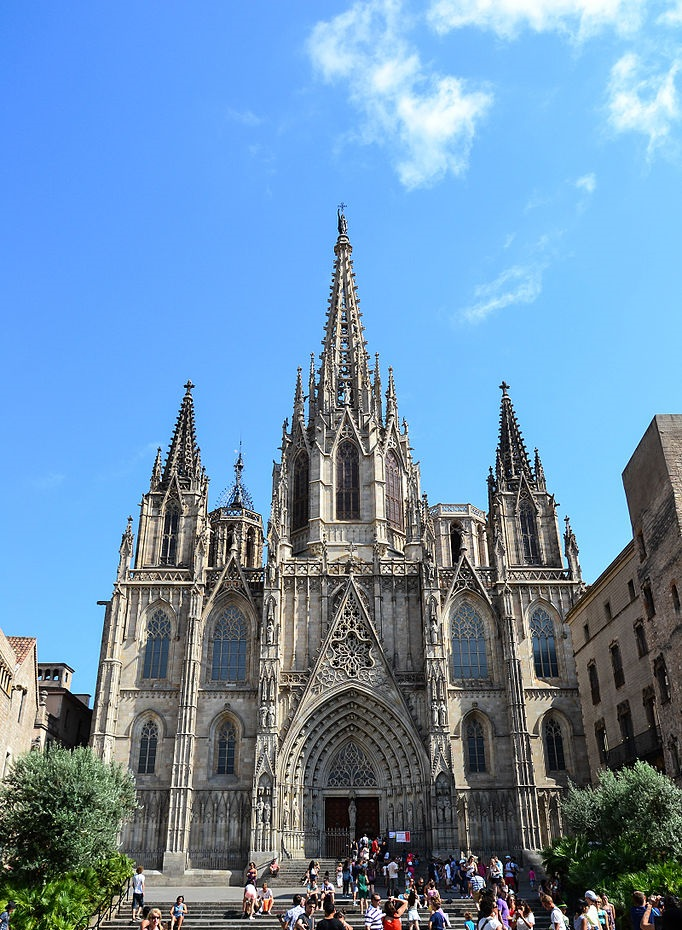
//> input picture src/ImageAlignment/images/cathedral.jpg, 682 x 930 px
$ ./image_alignment   (built with g++ and OpenCV 4)
//> lines starting //> are read from the running program, lines starting //| are printed output that depends on the picture
/**
 * OpenCV Image Alignment  Example
 *
 * Copyright 2015 by Satya Mallick <spmallick@learnopencv.com>
 *
 */

#include "opencv2/opencv.hpp"

using namespace cv;
using namespace std;

Mat GetGradient(Mat src_gray)
{
	Mat grad_x, grad_y;
	Mat abs_grad_x, abs_grad_y;

	int scale = 1;
	int delta = 0;
	int ddepth = CV_32FC1; ;

    // Calculate the x and y gradients using Sobel operator

	Sobel( src_gray, grad_x, ddepth, 1, 0, 3, scale, delta, BORDER_DEFAULT );
	convertScaleAbs( grad_x, abs_grad_x );

	Sobel( src_gray, grad_y, ddepth, 0, 1, 3, scale, delta, BORDER_DEFAULT );
	convertScaleAbs( grad_y, abs_grad_y );

    // Combine the two gradients
    Mat grad;
	addWeighted( abs_grad_x, 0.5, abs_grad_y, 0.5, 0, grad );

	return grad;

}


int main( int argc, char** argv )
{

	// Read 8-bit color image.
    // This is an image in which the three channels are
    // concatenated vertically.
	Mat im =  imread("./src/ImageAlignment/images/cathedral.jpg", IMREAD_GRAYSCALE);
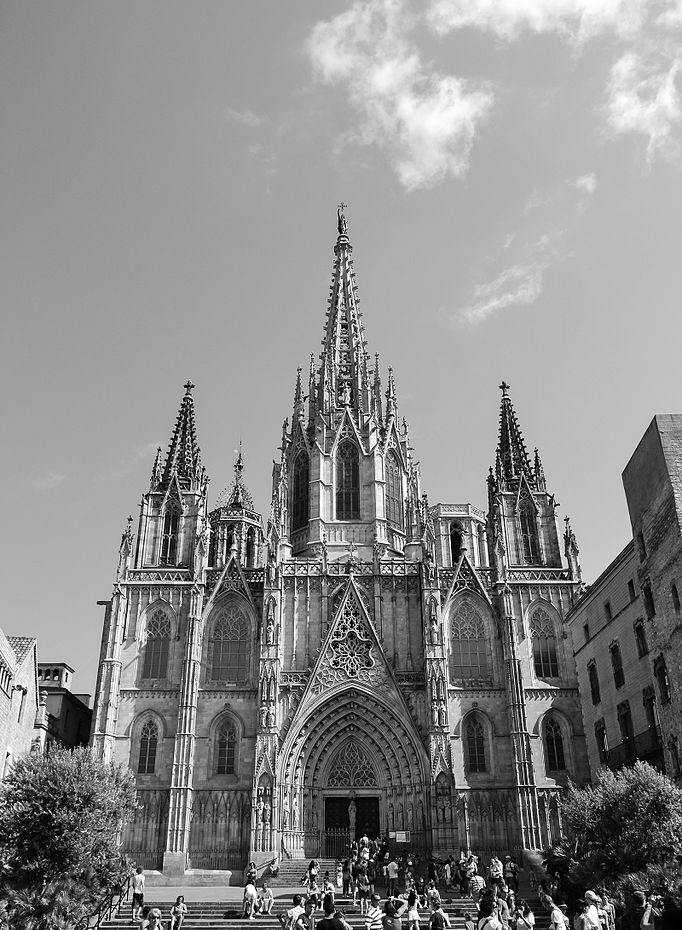
//> im: 930 rows x 682 cols, CV_8UC1; min 0, max 255, mean 136.9

    // Find the width and height of the color image
    Size sz = im.size();
//> sz = Size(682, 930)
    int height = sz.height / 3;
//> height = 310
	int width = sz.width;
//> width = 682

    // Extract the three channels from the gray scale image
	vector<Mat>channels;
	channels.push_back(im( Rect(0, 0,         width, height)));
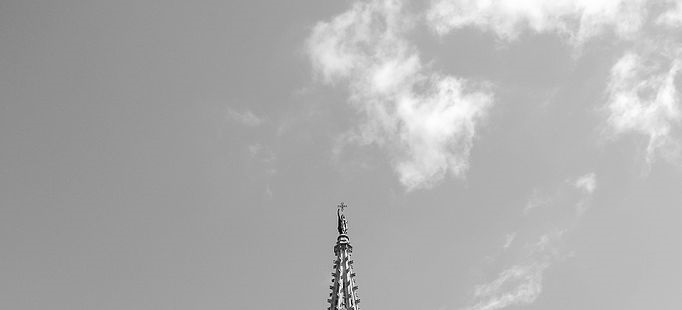
//> channels[0]: 310 rows x 682 cols, CV_8UC1; min 0, max 255, mean 173.7
	channels.push_back(im( Rect(0, height,    width, height)));
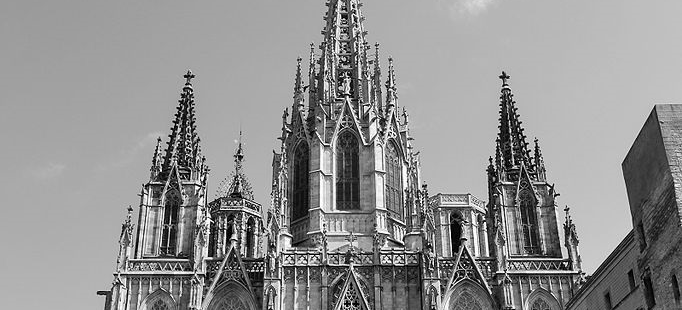
//> channels[1]: 310 rows x 682 cols, CV_8UC1; min 0, max 255, mean 144.6
	channels.push_back(im( Rect(0, 2*height,  width, height)));
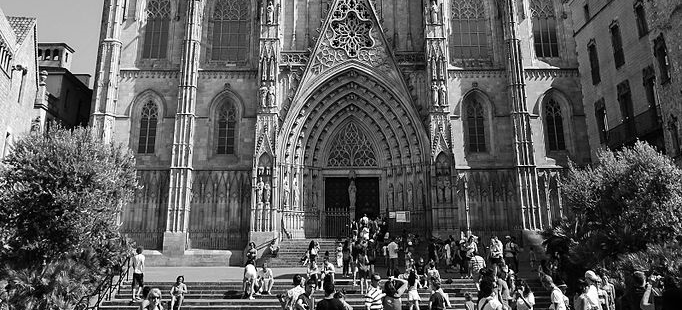
//> channels[2]: 310 rows x 682 cols, CV_8UC1; min 0, max 255, mean 92.5

    // Merge the three channels into one color image
	Mat im_color;
	merge(channels,im_color);
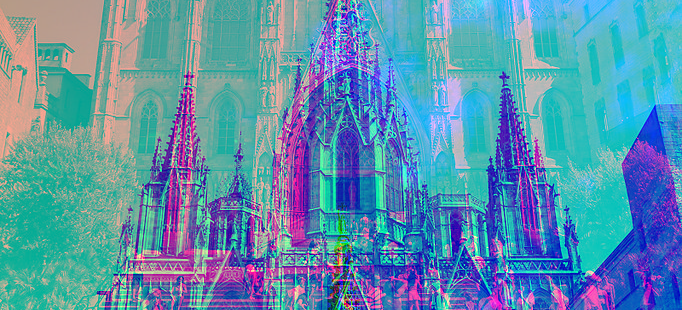
//> im_color: 310 rows x 682 cols, CV_8UC3; mean B, G, R 173.7, 144.6, 92.5

    // Set space for aligned image.
    vector<Mat> aligned_channels;
    aligned_channels.push_back(Mat(height, width, CV_8UC1));
    aligned_channels.push_back(Mat(height, width, CV_8UC1));

    // The blue and green channels will be aligned to the red channel.
    // So copy the red channel
    aligned_channels.push_back(channels[2].clone());
//> aligned_channels[0]: 310 rows x 682 cols, CV_8UC1; every value is 0


    // Define motion model
	const int warp_mode = MOTION_AFFINE;

    // Set space for warp matrix.
	Mat warp_matrix;

    // Set the warp matrix to identity.
    if ( warp_mode == MOTION_HOMOGRAPHY )
		warp_matrix = Mat::eye(3, 3, CV_32F);
	else
		warp_matrix = Mat::eye(2, 3, CV_32F);

    // Set the stopping criteria for the algorithm.
    int number_of_iterations = 5000;
	double termination_eps = 1e-10;

    TermCriteria criteria(TermCriteria::COUNT+TermCriteria::EPS,
                          number_of_iterations, termination_eps);


    // Warp the blue and green channels to the red channel
	for ( int i = 0; i < 2; i++)
	{

//> (the run ends here: the time limit is reached, at `double cc = findTransformECC (`)
